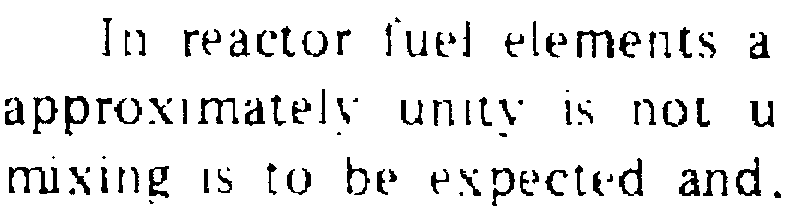
#> input picture Project1/isri.png, 790 x 219 px
$ python project1.py   (older library calls are emulated)
#> lines starting #> are read from the running program, lines starting #| are printed output that depends on the picture; after the words box and inside, x2 and y2 are one past the last pixel; in counts of white or black regions, pixels touching at a corner belong together
from PIL import Image
from PIL import ImageDraw
import numpy as np
from random import randint
from scipy import ndimage

np.set_printoptions(threshold=np.nan)
isri = Image.open("isri.png")
#> isri is the input picture: PIL image 790x219 P; 91.4% white; 104 black regions (13 under 20 px), largest, box (x1, y1, x2, y2) and area: (9, 167, 59, 194) 542, (577, 30, 614, 58) 460, (65, 96, 89, 136) 429
skull = Image.open("skull.gif")
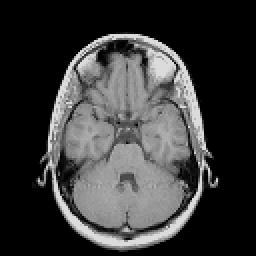
#> input picture Project1/skull.gif, 128 x 128 px (shown 2 times larger)
#> skull is the input picture: PIL image 128x128 L; min 0, max 219, mean 57.5

def imageToArray (name):
    global height
    global width
    global pixel_values

    width, height = name.size
#> width = 790; height = 219
    pixel_values = list(name.getdata())
#> pixel_values = 173010 items
    pixel_values = np.array(pixel_values).reshape((height,width))

    if name==skull:
        for i in range(0,height,1):
            for j in range(0,width,1):
                if pixel_values[i][j]>128:
                    pixel_values[i][j]=1
                else:
                    pixel_values[i][j]=0
    #np.savetxt("pixelvalues.csv" ,pixel_values,delimiter=",")
    return pixel_values

def n4(imageName):
    global connectedArray
    imageToArray (imageName)
    connectedArray=np.zeros([height,width],dtype=np.int)
    k=1

    for x in range (0, height, 1):
        for y in range(0, width, 1):
            #checks to see if pixel value is already a zero, if so keeps it a zero
            if pixel_values[x][y]==0:
                connectedArray[x][y]=pixel_values[x][y]
            else:
                # if the pixel above and the pixel left are 0 put value as k, increment k
                if pixel_values[x][y-1]==0 and pixel_values[x-1][y]==0:
                        connectedArray[x][y]=k
                        k+=1
                # if pixel to the left is not 0 and the pixel above is 0 put the value of the left into current location
                elif pixel_values[x][y-1]!=0 and pixel_values[x-1][y]==0:
                   connectedArray[x][y]=connectedArray[x][y-1]

                #if the pixel value to the left is not 0 and the pixel to top is not 0 set all values to the minimum value
                elif pixel_values[x][y-1]!=0 and pixel_values[x-1][y]!=0:
                    if connectedArray[x][y-1] == connectedArray[x-1][y]:
                        connectedArray[x][y] = connectedArray[x][y-1]
                    elif connectedArray[x][y-1] != connectedArray[x-1][y]:
                        connectedArray[x][y] = connectedArray[x-1][y]
                        #for values in connected array that are equal to connectedArray[x][y-1] set it equal to connectedArray[x-1][y]
                        connectedArray[connectedArray == connectedArray[x][y-1]] = connectedArray[x-1][y]

                #if pixel to the left is zero and the pixel above is not 0 put the value of the above pixel in connected array
                elif pixel_values[x][y-1]==0 and pixel_values[x-1][y]!=0:
                    connectedArray[x][y]= connectedArray[x-1][y]
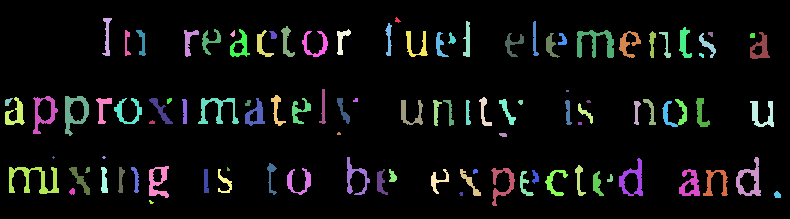
#> connectedArray: shape (219, 790) int64; 106 distinct labels, from 0 to 505; one colour per label, 0 black
#> after the loop, k = 508
    r, g, b =colorArray(connectedArray)

    r = Image.fromarray(r, mode=None)
    g = Image.fromarray(g, mode=None)
    b = Image.fromarray(b, mode=None)

    mergeImage = Image.merge("RGB",(r,g,b))
    bbox(connectedArray,mergeImage)
    mergeImage.show()

def n8(imageName):
    imageToArray (imageName)
    connectedArray=np.zeros([height, width])
    k=1

    for x in range (0, height, 1):
        for y in range(0, width, 1):
            #checks to see if pixel value is already a zero, if so keeps it a zero
            if pixel_values[x,y]==0:
                connectedArray[x,y]=pixel_values[x,y]
            else:
                # if the pixel above and the pixel left are 0 put value as k, increment k    Case 1
                if pixel_values[x-1,y+1]==0 and pixel_values[x-1,y]==0 and pixel_values[x-1,y-1]==0 and pixel_values[x,y-1]==0:
                        connectedArray[x][y]=k
                        k+=1
                #Case 2
                elif pixel_values[x-1,y+1]!=0 and pixel_values[x-1,y]==0 and pixel_values[x-1,y-1]==0 and pixel_values[x,y-1]==0:
                    connectedArray[x,y]=connectedArray[x-1,y+1]
                #Case 3
                elif pixel_values[x-1,y+1]==0 and pixel_values[x-1,y]!=0 and pixel_values[x-1,y-1]==0 and pixel_values[x,y-1]==0:
                    connectedArray[x,y]=connectedArray[x-1,y]
                #Case 4
                elif pixel_values[x-1,y+1]!=0 and pixel_values[x-1,y]!=0 and pixel_values[x-1,y-1]==0 and pixel_values[x,y-1]==0:
                    connectedArray[x,y]=connectedArray[x-1,y]
                #Case 5
                elif pixel_values[x-1,y+1]==0 and pixel_values[x-1,y]==0 and pixel_values[x-1,y-1]!=0 and pixel_values[x,y-1]==0:
                    connectedArray[x,y]=connectedArray[x-1,y-1]
                #Case 6
                elif pixel_values[x-1,y+1]!=0 and pixel_values[x-1,y]==0 and pixel_values[x-1,y-1]!=0 and pixel_values[x,y-1]==0:
                    if connectedArray[x-1,y+1] == connectedArray[x-1,y-1]:
                        connectedArray[x,y]=connectedArray[x-1,y+1]
                    else:
                         #for values in connected array that are equal to connectedArray[x][y-1] set it equal to connectedArray[x-1][y]
                        connectedArray[x,y] = connectedArray[x-1,y+1]
                        connectedArray[connectedArray == connectedArray[x-1,y-1]] = connectedArray[x-1,y+1]
                #Case 7
                elif pixel_values[x-1,y+1]==0 and pixel_values[x-1,y]!=0 and pixel_values[x-1,y-1]!=0 and pixel_values[x,y-1]==0:
                    connectedArray[x,y]=connectedArray[x-1,y-1]
                #Case 8
                elif pixel_values[x-1,y+1]!=0 and pixel_values[x-1,y]!=0 and pixel_values[x-1,y-1]!=0 and pixel_values[x,y-1]==0:
                    connectedArray[x,y]=connectedArray[x-1,y+1]
                #Case 9
                elif pixel_values[x-1,y+1]==0 and pixel_values[x-1,y]==0 and pixel_values[x-1,y-1]==0 and pixel_values[x,y-1]!=0:
                    connectedArray[x,y]=connectedArray[x,y-1]
                #Case 10
                elif pixel_values[x-1,y+1]!=0 and pixel_values[x-1,y]==0 and pixel_values[x-1,y-1]==0 and pixel_values[x,y-1]!=0:
                    if connectedArray[x-1,y+1]==connectedArray[x,y-1]:
                        connectedArray[x,y]=connectedArray[x-1,y+1]
                    else:
                        #for values in connected array that are equal to connectedArray[x][y-1] set it equal to connectedArray[x-1][y]
                        connectedArray[x,y] = connectedArray[x-1,y+1]
                        connectedArray[connectedArray == connectedArray[x,y-1]] = connectedArray[x-1,y+1]
                #Case 11
                elif pixel_values[x-1,y+1]==0 and pixel_values[x-1,y]!=0 and pixel_values[x-1,y-1]==0 and pixel_values[x,y-1]!=0:
                    connectedArray[x,y]=connectedArray[x-1,y]
                #Case 12
                elif pixel_values[x-1,y+1]!=0 and pixel_values[x-1,y]!=0 and pixel_values[x-1,y-1]==0 and pixel_values[x,y-1]!=0:
                    connectedArray[x,y]=connectedArray[x-1,y+1]
                #Case 13
                elif pixel_values[x-1,y+1]==0 and pixel_values[x-1,y]==0 and pixel_values[x-1,y-1]!=0 and pixel_values[x,y-1]!=0:
                    connectedArray[x,y]=connectedArray[x,y-1]
                #Case 14
                elif pixel_values[x-1,y+1]!=0 and pixel_values[x-1,y]==0 and pixel_values[x-1,y-1]!=0 and pixel_values[x,y-1]!=0:
                    if connectedArray[x-1,y+1]==connectedArray[x-1,y-1]==connectedArray[x,y-1]:
                        connectedArray[x,y]=connectedArray[x-1,y+1]
                    else:
                        connectedArray[x,y]=connectedArray[x-1,y+1]
                        connectedArray[connectedArray == connectedArray[x-1,y-1]] = connectedArray[x-1,y+1]
                        connectedArray[connectedArray == connectedArray[x,y-1]] = connectedArray[x-1,y+1]
                #Case 15
                if pixel_values[x-1,y+1]==0 and pixel_values[x-1,y]!=0 and pixel_values[x-1,y-1]!=0 and pixel_values[x,y-1]!=0:
                        connectedArray[x,y]=connectedArray[x-1,y]
                #Case 16
                if pixel_values[x-1,y+1]!=0 and pixel_values[x-1,y]!=0 and pixel_values[x-1,y-1]!=0 and pixel_values[x,y-1]!=0:
                        connectedArray[x,y]=connectedArray[x-1,y+1]

    r, g, b =colorArray(connectedArray)

    r = Image.fromarray(r, mode=None)
    g = Image.fromarray(g, mode=None)
    b = Image.fromarray(b, mode=None)

    mergeImage = Image.merge("RGB",(r,g,b))
    bbox(connectedArray,mergeImage)
    mergeImage.show()

def colorArray(array):
    global uList
    uList=np.unique(array)
#> uList = 106 values from 0 to 505
    r = np.zeros((height, width), dtype='uint8')
    g = np.zeros((height, width), dtype='uint8')
    b = np.zeros((height, width), dtype='uint8')

    # making the original picture RGB
    r[array==0] = 255
    g[array==0] = 255
    b[array==0] = 255

    for i in uList:
        if i !=0:
            r[array==i] = np.random.randint(0,high=255)
            g[array==i] = np.random.randint(0,high=255)
            b[array==i] = np.random.randint(0,high=255)
#> this loop made 106 passes
#> i on passes 4 to 15: 5, 6, 8, 16, 17, 19, 20, 21, 23, 25, 26, 31
    return r, g, b

#
def bbox(array, img):
    for colors in uList:
        if colors!=0:
            x1=ndimage.find_objects(array==colors)[0][0].start
            x2=ndimage.find_objects(array==colors)[0][1].start
            y1=ndimage.find_objects(array==colors)[0][0].stop
            y2=ndimage.find_objects(array==colors)[0][1].stop
            ImageDraw.Draw(img).rectangle([(x2,x1),(y2,y1)], outline=1)
#> this loop made 106 passes
#> (colors, x1, x2, y1, y2) on passes 4 to 15: (5, 21, 463, 57, 470), (6, 21, 533, 56, 539), (8, 23, 385, 56, 392), (16, 29, 202, 55, 221), (17, 29, 230, 57, 250), (19, 29, 337, 55, 351), (20, 30, 125, 56, 131), (21, 30, 136, 56, 146), (23, 30, 184, 57, 199), (25, 30, 230, 37, 235), (26, 30, 257, 57, 274), (31, 30, 577, 58, 614)
#> (x1, x2, y1, y2) on passes 2, 3, 61, 62, 63, 64: (17, 395, 23, 401), (18, 102, 56, 112), (101, 634, 125, 641), (101, 662, 127, 678), (101, 750, 127, 774), (103, 578, 124, 593)
n4(isri)
n4(skull)
#> after the loop in imageToArray (call 2), `for i in range(0,height,1):`: pixel_values: shape (128, 128) int64; values 0 (black) and 1 (white), 28.3% white; 16 white regions (13 under 20 px), largest, box (x1, y1, x2, y2) and area: (33, 27, 95, 114) 2995, (19, 17, 105, 124) 1504, (38, 25, 50, 38) 92
#> after the loop in n4 (call 2), `for x in range (0, height, 1):`:
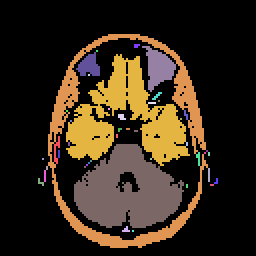
#> connectedArray: shape (128, 128) int64 (shown 2 times larger); 48 distinct labels, from 0 to 189; one colour per label, 0 black
#> after the loop in n4 (call 2), `for x in range (0, height, 1):`: k = 195
#> the loop in colorArray (call 2), `for i in uList:` made 48 passes
#> i on passes 2 to 13: 7, 9, 12, 14, 38, 54, 63, 65, 72, 74, 78, 80
#> the loop in bbox (call 2), `for colors in uList:` made 48 passes
#> (colors, x1, x2, y1, y2) on passes 2 to 13: (7, 22, 67, 24, 70), (9, 23, 71, 46, 88), (12, 25, 48, 26, 49), (14, 26, 38, 38, 50), (38, 37, 44, 38, 45), (54, 46, 76, 50, 81), (63, 50, 79, 51, 80), (65, 51, 74, 52, 78), (72, 54, 54, 55, 55), (74, 55, 33, 56, 34), (78, 55, 92, 60, 94), (80, 56, 34, 57, 35)
#> after the loop in bbox (call 2), `for colors in uList:`:
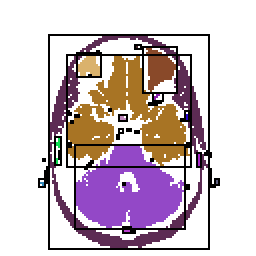
#> img: PIL image 128x128 RGB (shown 2 times larger); mean R, G, B 206.5, 191.1, 197.4
n8(isri)
#> after the loop in n8, `for x in range (0, height, 1):`:
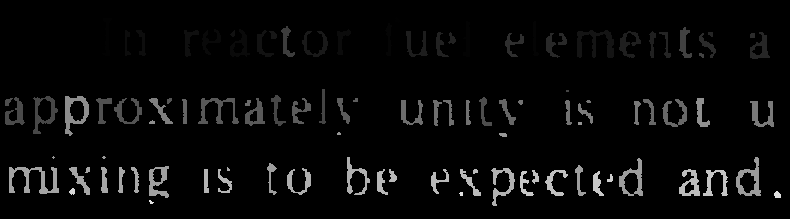
#> connectedArray: shape (219, 790) float64; min 0, max 228, mean 9
#> after the loop in n8, `for x in range (0, height, 1):`: k = 229
n8(skull)
#> after the loop in n8 (call 2), `for x in range (0, height, 1):`:
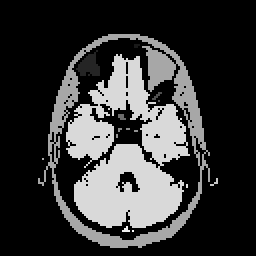
#> connectedArray: shape (128, 128) float64 (shown 2 times larger); min 0, max 61, mean 13.3; drawn with min black and max white
#> the loop in bbox (call 4), `for colors in uList:` made 17 passes
#> colors on passes 2 to 13: 6, 9, 19, 20, 26, 33, 34, 35, 36, 40, 41, 48
#> after the loop in bbox (call 4), `for colors in uList:`:
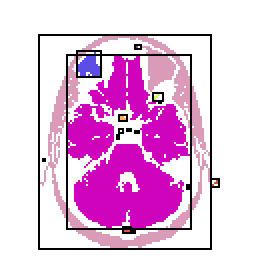
#> img: PIL image 128x128 RGB (shown 2 times larger); mean R, G, B 229.2, 186.5, 223.4
